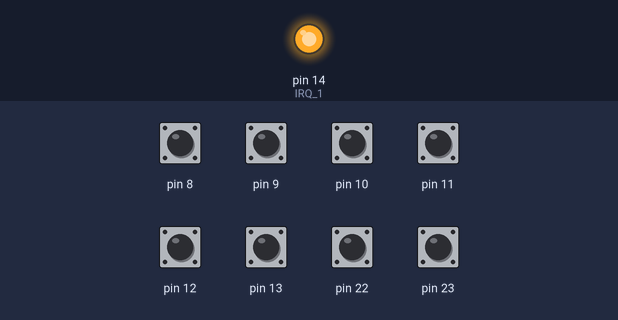
This sketch was run on a simulated Arduino Uno, built with avr-gcc and run on an emulated ATmega328P. On the bench: output pins drawn as LEDs (lit = HIGH). The inputs (shaded band) are chosen by the test bench; at power-on: pin 8–13, pin 22, pin 23 HIGH.

Above: at 1.2 s.
1.3 s: pin 8 pulled LOW for 0.15 s
At 2.7 s:
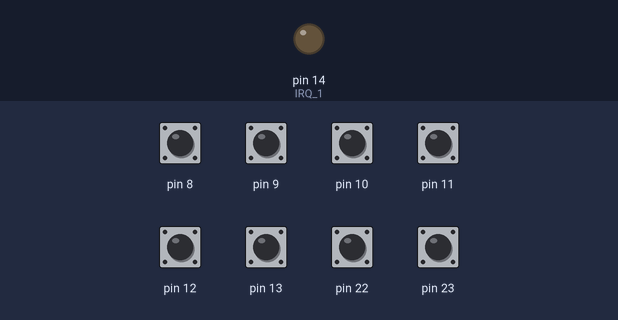
Timing chart, 0 to 4.3 s (numbered marks = the images above; inputs shaded):
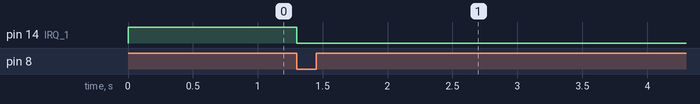

Measured:
- after the input at 1.3 s, pin 14 (IRQ_1): HIGH → LOW at once

The sketch:

GameBoy.ino
```cpp
#include <Wire.h>
#define Set_Bit(val, bitn)    (val |=(1<<(bitn)))
#define Clr_Bit(val, bitn)     (val&=~(1<<(bitn)))
#define Get_Bit(val, bitn)    (val &(1<<(bitn)) )
//KEY PORTB
//IRQ PC0
#define IRQ_1 Set_Bit(PORTC,0)
#define IRQ_0 Clr_Bit(PORTC,0)

unsigned char oldPINB=0;
void setup()
{
  DDRC = 0x01;
  PORTC = 0x01;
  DDRD = 0x00;
  PORTD = 0x00;
  DDRB = 0x00;
  PORTB = 0xff;
  oldPINB=PINB;
  Wire.begin(0x88);
  Wire.onRequest(requestEvent);
}
unsigned char i = 0;
unsigned char temp = 0, hadPressed = 0;
void requestEvent()
{
  Wire.write(PINB);
  if (hadPressed == 1)
  {
    hadPressed = 0;
    IRQ_1;
  }

}
void loop()
{
  if(PINB!=oldPINB)
  {
    temp=PINB;
    oldPINB=temp;
    IRQ_0;
    hadPressed = 1;
  }
  /*
  if (PINB != 0xff)
  {
    switch(PINB)
    {
      case 0xFE:temp='U';while(PINB!=0xff)delay(1);IRQ_0;hadPressed = 1;break;
      case 0xFD:temp='D';while(PINB!=0xff)delay(1);IRQ_0;hadPressed = 1;break;
      case 0xFB:temp='L';while(PINB!=0xff)delay(1);IRQ_0;hadPressed = 1;break;
      case 0xF7:temp='R';while(PINB!=0xff)delay(1);IRQ_0;hadPressed = 1;break;
      case 0xEF:temp='A';while(PINB!=0xff)delay(1);IRQ_0;hadPressed = 1;break;
      case 0xDF:temp='B';while(PINB!=0xff)delay(1);IRQ_0;hadPressed = 1;break;
      case 0xBF:temp='s';while(PINB!=0xff)delay(1);IRQ_0;hadPressed = 1;break;
      case 0x7F:temp='S';while(PINB!=0xff)delay(1);IRQ_0;hadPressed = 1;break;
    }
  }*/
  delay(10);
}
```
